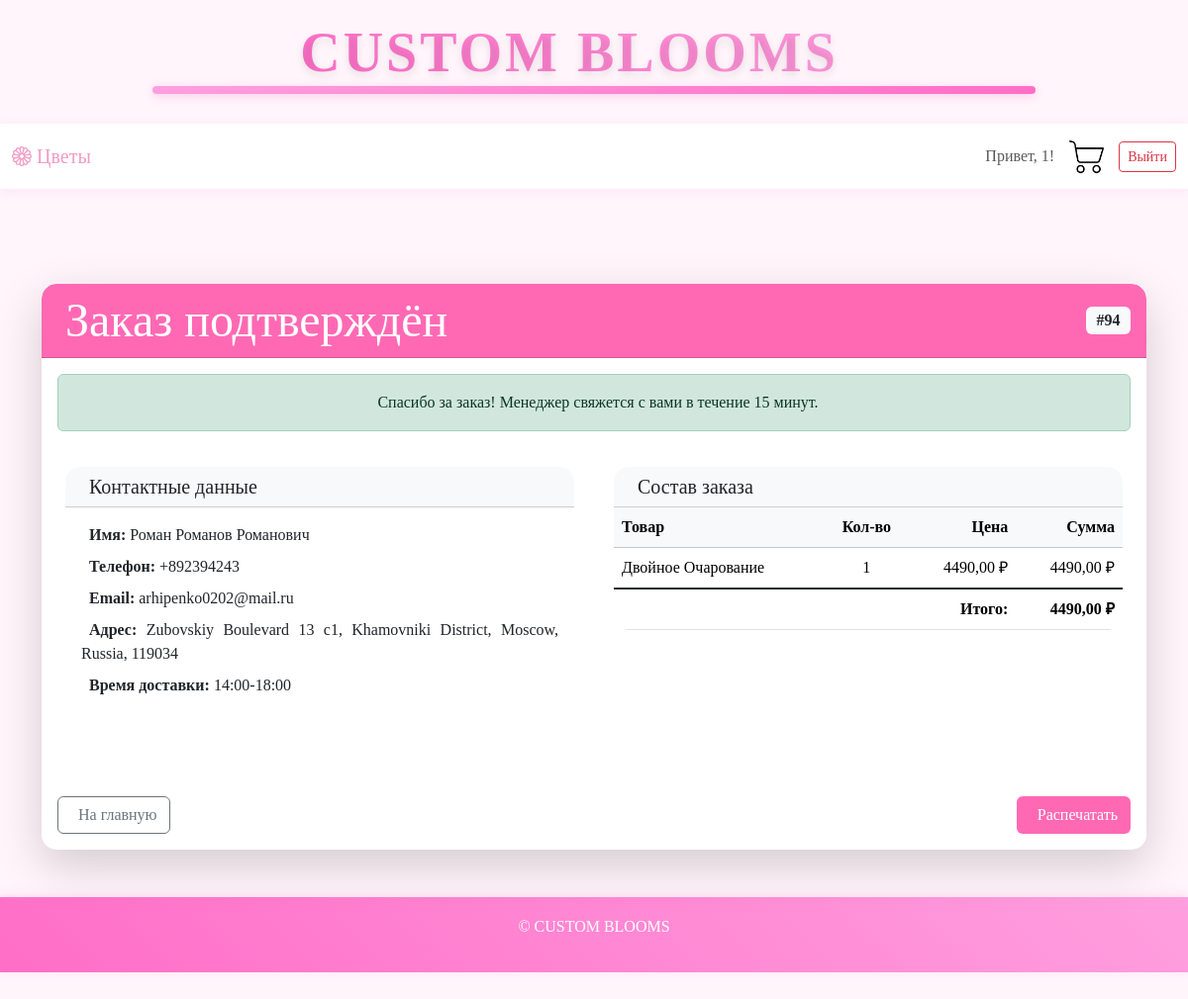
Page /order/success/94/ (signed in) on the committed database.
### blog/models.py (models this page shows, shortened)
class Order(models.Model):
    user = models.ForeignKey(User, on_delete=models.CASCADE)
    created_at = models.DateTimeField(auto_now_add=True)
    total_amount = models.DecimalField(max_digits=10, decimal_places=2)
    address = models.CharField(max_length=255)
    customer_name = models.CharField(max_length=100)
    phone = models.CharField(max_length=20)
    email = models.EmailField()
    delivery_time = models.CharField(max_length=50)
    status_order = models.CharField(max_length=20, default='processing')
    comment = models.TextField(blank=True, null=True, verbose_name='Комментарий к заказу')
    class Meta:
        verbose_name = "Заказ"
        verbose_name_plural = "Заказы"

class OrderTime(models.Model):
    order = models.ForeignKey(Order, on_delete=models.CASCADE, verbose_name='заказ')
    flower = models.ForeignKey(Flowers, on_delete=models.CASCADE, verbose_name='цветок')
    quantity = models.PositiveIntegerField(
        verbose_name='количество',
    )
    unit_price = models.DecimalField(
        verbose_name='цена за единицу',
        max_digits=10,
        decimal_places=2,
        editable=False,  # нельзя редактировать
    )
    def get_total(self):
        if self.unit_price is None or self.quantity is None:
            return 0  # Если одно из значений None, возвращаем 0
        return self.unit_price * self.quantity
    class Meta:
        verbose_name = 'позиция'
        verbose_name_plural = 'позиции'

class Flowers(models.Model):
    title = models.CharField(
        verbose_name='название',
        max_length=255,
    )
    description = models.TextField(
        verbose_name='описание',
    )
    price = models.DecimalField(
        max_digits=10,
        decimal_places=2,
    )
    stock = models.IntegerField(
        default=0,
        verbose_name='количество в наличии',
    )
    category = models.ForeignKey(
        Category,
        on_delete=models.CASCADE,
        verbose_name='категория',
    )
    date_add = models.DateTimeField(
        auto_now_add=True,
        verbose_name='дата добавления',
    )
    image = models.ImageField(
        verbose_name='картинки',
        upload_to='uploads/',
    )
    image_two = models.ImageField(
        verbose_name='вторая картинка',
        upload_to='uploads/',
    )
    class Meta:
        verbose_name = 'цветок'
        verbose_name_plural = 'цветы'

### blog/views.py (the view)
# urls.py: path('order/success/<int:order_id>/', order_success, name='order_success'),
def order_success(request, order_id):
    try:
        order = get_object_or_404(Order, id=order_id)
        print(f"Адрес заказа: {order.address}")  # Проверка, что адрес передается корректно
        if request.user != order.user:
            raise Http404("Это не ваш заказ")
        return render(request, 'blog/order_success.html', {
            'order': order,
            'order_items': order.ordertime_set.all()
        })
    except Exception as e:
        print(f"Ошибка в order_success: {str(e)}")
        raise Http404("Произошла ошибка при отображении заказа")

### templates/blog/order_success.html (shortened to what this page needs)
{% extends 'blog/index.html' %}
{%  load static %}
{% block content %}
<link rel="stylesheet" href="{% static 'blog/css/styles.css' %}">
<div class="container mt-4 mb-5">
    <div class="card border-0 shadow-lg">
        <div class="card-header bg-pink text-white">
            <div class="d-flex justify-content-between align-items-center">
                <h2 class="mb-0">Заказ подтверждён</h2>
                <span class="badge bg-light text-dark fs-6">#{{ order.id }}</span>
            </div>
        </div>
        <div class="card-body">
            <div class="alert alert-success">
                Спасибо за заказ! Менеджер свяжется с вами в течение 15 минут.
            </div>
            <div class="row">
                <div class="col-md-6">
                    <div class="card mb-4">
                        <div class="card-header bg-light">
                            <h5 class="mb-0">Контактные данные</h5>
                        </div>
                        <div class="card-body">
                            <ul class="list-unstyled">
                                <li class="mb-2"><strong>Имя:</strong> {{ order.customer_name }}</li>
                                <li class="mb-2"><strong>Телефон:</strong> {{ order.phone }}</li>
                                <li class="mb-2"><strong>Email:</strong> {{ order.email }}</li>
                                <li class="mb-2"><strong>Адрес:</strong> {{ order.address }}</li>
                                <li><strong>Время доставки:</strong> {{ order.delivery_time }}</li>
                            </ul>
                        </div>
                    </div>
                </div>
                <div class="col-md-6">
                    <div class="card">
                        <div class="card-header bg-light">
                            <h5 class="mb-0">Состав заказа</h5>
                        </div>
                        <div class="card-body p-0">
                            <div class="table-responsive">
                                <table class="table table-hover mb-0">
                                    <thead class="table-light">
                                        <tr>
                                            <th>Товар</th>
                                            <th class="text-center">Кол-во</th>
                                            <th class="text-end">Цена</th>
                                            <th class="text-end">Сумма</th>
                                        </tr>
                                    </thead>
                                    <tbody>
                                        {% for item in order.ordertime_set.all %}
                                        <tr>
                                            <td>{{ item.flower.title }}</td>
                                            <td class="text-center">{{ item.quantity }}</td>
                                            <td class="text-end">{{ item.unit_price }} ₽</td>
                                            <td class="text-end">{{ item.get_total|default:item.unit_price }} ₽</td>
                                        </tr>
                                        {% endfor %}
                                    </tbody>
                                    <tfoot class="table-group-divider">
                                        <tr>
                                            <th colspan="3" class="text-end">Итого:</th>
                                            <th class="text-end">{{ order.total_amount }} ₽</th>
                                        </tr>
                                    </tfoot>
                                </table>
                            </div>
                        </div>
                    </div>
                </div>
            </div>
            <div class="d-flex justify-content-between mt-4">
                <a href="{% url 'index' %}" class="btn btn-outline-secondary">
                    На главную
                </a>
                <button class="btn btn-pink" onclick="window.print()">
                    Распечатать
                </button>
            </div>
        </div>
    </div>
</div>
{% endblock %}

### templates/blog/index.html (shortened to what this page needs)
{% load static %}
<!DOCTYPE html>
<html lang="ru">
<head>
    <link href="https://cdn.jsdelivr.net/npm/bootstrap@5.3.3/dist/css/bootstrap.min.css" rel="stylesheet">
    <link rel="stylesheet" href="{% static 'blog/css/styles.css' %}">
    <link rel="stylesheet" href="https://cdn.jsdelivr.net/npm/bootstrap-icons@1.11.1/font/bootstrap-icons.css">
</head>
<body>
    <header class="px-3" style="background-color: var(--bg-color);">
        <div class="container text-center position-relative">
            <a href="{% url 'index' %}" class="text-decoration-none">
                <h1 class="m-0 site-title">CUSTOM BLOOMS</h1>
            </a>
            <div class="header-line"></div>
        </div>
    </header>
    <nav class="navbar navbar-expand-lg navbar-light">
        <div class="container-fluid">
            <a class="navbar-brand" href="#" style="color:rgb(240, 155, 198);">
                <i class="bi bi-flower1"></i> Цветы
            </a>
            <div class="collapse navbar-collapse" id="navbarNav">
                <div class="ms-auto d-flex align-items-center gap">
                    {% if user.is_authenticated %}
                        <span class="navbar-text">Привет, {{ user.username }}!</span>
                        <a href="{% url 'basket' %}">
                            <img src="{% static 'blog/decor_images/k.png' %}" class="icon" alt="Корзина">
                        </a>
                        <a href="{% url 'logout' %}" class="btn btn-sm btn-outline-danger">Выйти</a>
                    {% else %}
                        <a href="{% url 'login' %}" class="btn btn-sm btn-custom">Авторизоваться</a>
                    {% endif %}
                </div>
            </div>
        </div>
    </nav>
    <main class="container-fluid my-5 p-0">
    <div class="container text-center" style="max-width: 1200px; margin: 0 auto;">
        <div class="row row-cols-1 row-cols-md-3 g-4 mt-5 justify-content-center">
            {% for flower in flowers %}
            <div class="col">
                <div class="card h-100 shadow-sm flower-card">
                    <a href="{% url 'flower_detail' flower.id %}" class="flower-card-img-container">
                        <img src="{{ flower.image.url }}"
                            class="flower-card-img"
                            alt="{{ flower.title }}">
                    </a>
                    <div class="flower-card-body">
                        <a href="{% url 'flower_detail' flower.id %}" class="text-decoration-none text-dark">
                            <h5 class="card-title flower-card-title">{{ flower.title }}</h5>
                            <p class="flower-card-price">{{ flower.price }} ₽</p>
                        </a>
                    </div>
                    <div class="flower-card-footer">
                        <form action="{% url 'add_basket' %}" id="myForm" method="post">
                            {% csrf_token %}
                            <input type="hidden" name="flower_id" value="{{ flower.id }}">
                            <button class="btn btn-custom w-100 add-to-cart" data-flower-id="{{ flower.id }}">
                                <i class="bi bi-cart-plus"></i> Добавить в корзину
                            </button>
                        </form>
                    </div>
                </div>
            </div>
            {% empty %}
            <div style="width:100% !important" class="col-12">
                {% block content %}
                {% endblock %}
            </div>
            {% endfor %}
        </div>
    </div>
    <footer class="text-white text-center p-3">
        <p>&copy; CUSTOM BLOOMS</p>
    </footer>
</body>
</html>

### static/blog/css/styles.css (style rules this page uses)
body { font-family: 'Georgia', serif; color: var(--text-color); }
.site-title { font-family: 'Georgia', serif; }

### templates/blog/index.html (style rules this page uses)
:root { --main-color: #FF9FDF; --hover-color: #FF6EC7; --bg-color: #FFF5FB; --text-color: #5A2D50; }
.site-title { font-family: 'Georgia', sans-serif; font-weight: 700; font-size: 3.5rem; letter-spacing: 3px; background: linear-gradient(45deg, #FF6EC7, #FF9FDF); -webkit-background-clip: text; background-clip: text; color: transparent; text-shadow: 0 4px 8px rgba(0,0,0,0.1); position: relative; display: inline-block; padding-right: 50px; margin-bottom: 10px; }
.navbar-text { font-weight: bold; }
body { font-family: 'Georgia', sans-serif; background-color: var(--bg-color); color: var(--text-color); padding-top: 20px; }
.header-line { height: 8px; background: linear-gradient(90deg, #FF9FDF, #FF6EC7); margin: 0 auto 30px; width: 80%; border-radius: 4px; box-shadow: 0 2px 10px rgba(255, 110, 199, 0.3); }
.navbar { background-color: white !important; box-shadow: 0 2px 10px rgba(255, 159, 223, 0.2); padding: 13px 0; }
.card { border: none; border-radius: 12px; overflow: hidden; transition: all 0.3s ease; background-color: white; }
footer { background: linear-gradient(45deg, #FF6EC7, #FF9FDF) !important; box-shadow: 0 -2px 10px rgba(255, 159, 223, 0.3); }
.icon { width: 35px; height: 35px; }
.ms-auto { margin-left: auto; }
.gap { gap: 15px; }
.navbar-text { font-weight: 500; }
.btn-outline-danger { color: #dc3545; border-color: #dc3545; }
img { width: 100%; height: auto; object-fit: cover; }
h3, p { text-align: center; }
.col-md-6 { display: block; text-align: justify; max-width: 800px; margin: 0 auto; padding: 20px; }
p { line-height: 1.8; margin-bottom: 15px; }
.row { align-items: flex-start; }
h2 { margin-bottom: 20px; font-size: 3rem; text-align: justify; }
html, body { overflow-x: hidden; }

### templates/blog/order_success.html (style rules this page uses)
.bg-pink { background-color: #ff69b4 !important; }
.btn-pink { background-color: #ff69b4; color: white; }
.card { border-radius: 15px; }
.card-header { border-radius: 15px 15px 0 0 !important; }
.table th { font-weight: 600; }

### rows in the picture
Order: id "94", customer_name "Роман Романов Романович", phone "+892394243", email "arhipenko0202@mail.ru", address "Zubovskiy Boulevard 13 с1, Khamovniki District, Moscow, Russia, 119034", delivery_time "14:00-18:00", total_amount "4490,00"
OrderTime: flower "Двойное Очарование", quantity "1", unit_price "4490,00", get_total "4490,00"

### other values in the picture
{{ user.username }} "1"
